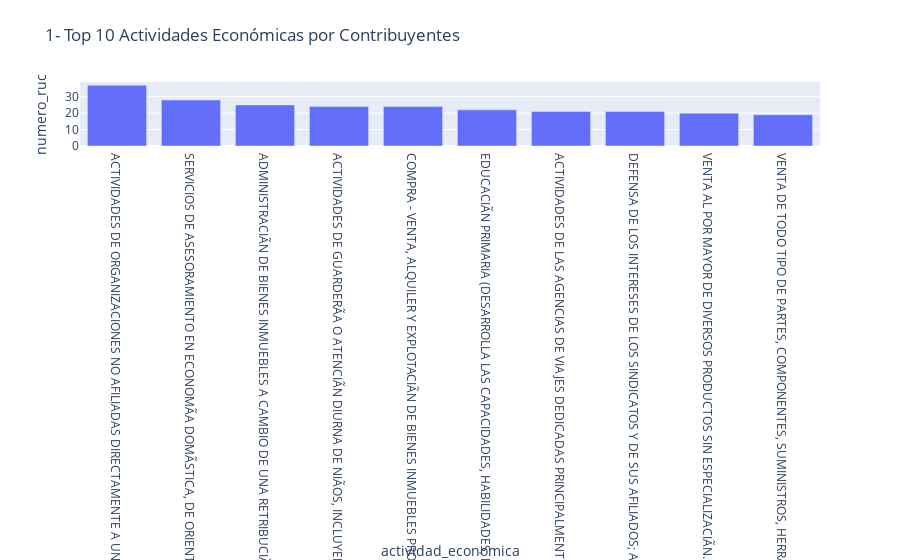

This figure's notebook cell:
### Code cell
#VAMOS CON LAS GRAFICAS.
import plotly.express as px

top_actividades = df.groupby('actividad_economica')['numero_ruc'].count().nlargest(10).reset_index()
fig = px.bar(top_actividades, x='actividad_economica', y='numero_ruc',
             title='1- Top 10 Actividades Económicas por Contribuyentes')
fig.show()

#Estas son las 10 Actividades económicas más practicadas por los contribuyentes.

### Figure 1 — Plotly figure (JSON) as saved in the notebook; plotly's stock layout.template omitted (floating-point values rounded to 4 significant figures)
{"data": [{"alignmentgroup": "True", "hovertemplate": "actividad_economica=%{x}<br>numero_ruc=%{y}<extra></extra>", "legendgroup": "", "marker": {"color": "#636efa", "pattern": {"shape": ""}}, "name": "", "offsetgroup": "", "orientation": "v", "showlegend": false, "textposition": "auto", "type": "bar", "x": ["ACTIVIDADES DE ORGANIZACIONES NO AFILIADAS DIRECTAMENTE A UN PARTIDO POLÃTICO QUE PROMUEVEN UNA CAUSA O CUESTIÃN PÃBLICA MEDIANTE CAMPAÃAS DE EDUCACIÃN DEL PÃBLICO, INFLUENCIA POLÃTICA, RECAUDACIÃN DE FONDOS, ETCÃTERA; COMO INICIATIVAS CIUDADANAS Y MOVIMIENTOS DE PROTESTA; ACTIVIDADES DE MOVIMIENTOS AMBIENTALISTAS O ECOLOGISTA; ACTIVIDADES DE ORGANIZACIONES DE APOYO A SERVICIOS COMUNITARIOS Y EDUCATIVOS N.C.P.; ACTIVIDADES DE ORGANIZACIONES PARA LA PROTECCIÃN Y DEL ADELANTO DE GRUPOS ESPECIALES; POR EJEMPLO, GRUPOS ÃTNICOS Y MINORITARIOS Y ACTIVIDADES DE ASOCIACIONES CON FINES PATRIÃTICOS, INCLUIDAS ASOCIACIONES DE VETERANOS DE GUERRA.", "SERVICIOS DE ASESORAMIENTO EN ECONOMÃA DOMÃSTICA, DE ORIENTACIÃN MATRIMONIAL Y FAMILIAR, ASESORAMIENTO EN CUESTIONES CREDITICIAS Y DE DEUDA, ACTIVIDADES COMUNITARIAS Y VECINALES Y ACTIVIDADES DE REHABILITACIÃN Y HABILITACIÃN PROFESIONAL PARA PERSONAS DESEMPLEADAS, SIEMPRE QUE EL COMPONENTE DE EDUCACIÃN SEA LIMITADO.", "ADMINISTRACIÃN DE BIENES INMUEBLES A CAMBIO DE UNA RETRIBUCIÃN O POR CONTRATO.", "ACTIVIDADES DE GUARDERÃA O ATENCIÃN DIURNA DE NIÃOS, INCLUYENDO EL CUIDADO DIURNO DE NIÃOS CON DISCAPACIDAD.", "COMPRA - VENTA, ALQUILER Y EXPLOTACIÃN DE BIENES INMUEBLES PROPIOS O ARRENDADOS, COMO: EDIFICIOS DE APARTAMENTOS Y VIVIENDAS; EDIFICIOS NO RESIDENCIALES, INCLUSO SALAS DE EXPOSICIONES; INSTALACIONES PARA ALMACENAJE, CENTROS COMERCIALES Y TERRENOS; INCLUYE EL ALQUILER DE CASAS Y APARTAMENTOS AMUEBLADOS O SIN AMUEBLAR POR PERÃODOS LARGOS, EN GENERAL POR MESES O POR AÃOS.", "EDUCACIÃN PRIMARIA (DESARROLLA LAS CAPACIDADES, HABILIDADES, DESTREZAS Y COMPETENCIAS DE LAS NIÃAS, NIÃOS Y ADOLESCENTES, ESTÃ COMPUESTA POR SIETE AÃOS DE ESTUDIOS, COMPRENDE EL IMPARTIR FORMACIÃN ACADÃMICA Y OTRAS TAREAS RELACIONADAS A LOS ESTUDIANTES DE PRIMERO HASTA SÃPTIMO DE BÃSICA, QUE PROPORCIONAN UNA SÃLIDA EDUCACIÃN PARA LECTURA, ESCRITURA Y MATEMÃTICAS, ASÃ COMO UN NIVEL ELEMENTAL DE COMPRENSIÃN DE DISCIPLINAS COMO: HISTORIA, GEOGRAFÃA, CIENCIAS, ETCÃTERA; PUEDE SER PROVISTA EN SALONES DE CLASES O A TRAVÃS DE RADIO, TELEVISIÃN, INTERNET, CORRESPONDENCIA O EN EL HOGAR, INCLUYE LAS ACTIVIDADES DE ESCUELAS UNIDOCENTES).", "ACTIVIDADES DE LAS AGENCIAS DE VIAJES DEDICADAS PRINCIPALMENTE A VENDER SERVICIOS DE VIAJES, DE VIAJES ORGANIZADOS, DE TRANSPORTE Y DE ALOJAMIENTO, AL POR MAYOR O AL POR MENOR, AL PÃBLICO EN GENERAL Y A CLIENTES COMERCIALES.", "DEFENSA DE LOS INTERESES DE LOS SINDICATOS Y DE SUS AFILIADOS; ACTIVIDADES DE ASOCIACIONES CUYOS AFILIADOS SON EMPLEADOS INTERESADOS PRINCIPALMENTE EN DAR A CONOCER SUS OPINIONES SOBRE LA SITUACIÃN LABORAL Y SALARIAL Y EN TOMAR MEDIDAS CONCERTADAS POR CONDUCTO DE SU ORGANIZACIÃN; ACTIVIDADES DE SINDICATOS DE EMPRESAS, SINDICATOS CON FILIALES Y ORGANIZACIONES SINDICALES INTEGRADAS POR SINDICATOS AFILIADOS Y CONSTITUIDAS EN FUNCIÃN DEL OFICIO DE SUS MIEMBROS O EN FUNCIÃN DE CRITERIOS GEOGRÃFICOS, ESTRUCTURALES O DE OTRA ÃNDOLE.", "VENTA AL POR MAYOR DE DIVERSOS PRODUCTOS SIN ESPECIALIZACIÃN.", "VENTA DE TODO TIPO DE PARTES, COMPONENTES, SUMINISTROS, HERRAMIENTAS Y ACCESORIOS PARA VEHÃCULOS AUTOMOTORES COMO: NEUMÃTICOS (LLANTAS), CÃMARAS DE AIRE PARA NEUMÃTICOS (TUBOS). INCLUYE BUJÃAS, BATERÃAS, EQUIPO DE ILUMINACIÃN PARTES Y PIEZAS ELÃCTRICAS."], "xaxis": "x", "y": [37, 28, 25, 24, 24, 22, 21, 21, 20, 19], "yaxis": "y"}], "layout": {"barmode": "relative", "legend": {"tracegroupgap": 0}, "title": {"text": "1- Top 10 Actividades Económicas por Contribuyentes"}, "xaxis": {"anchor": "y", "domain": [0, 1], "title": {"text": "actividad_economica"}}, "yaxis": {"anchor": "x", "domain": [0, 1], "title": {"text": "numero_ruc"}}}}
